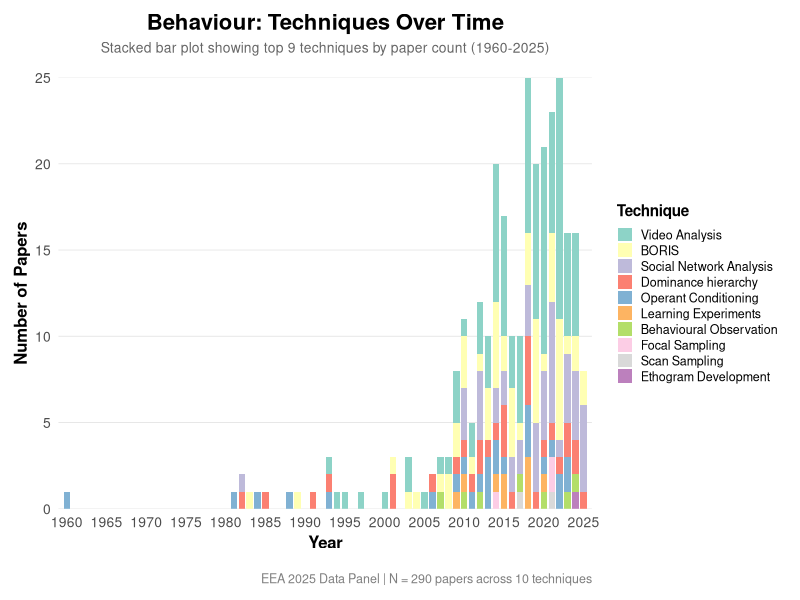
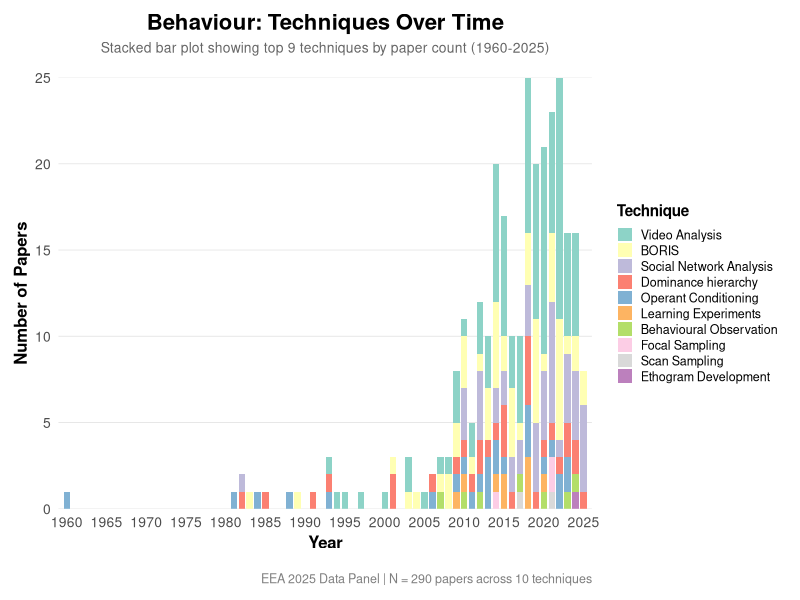
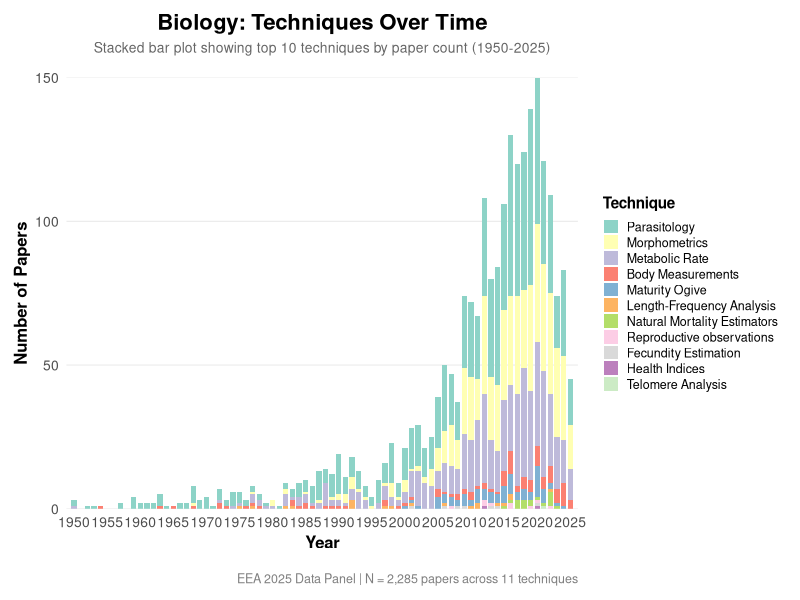
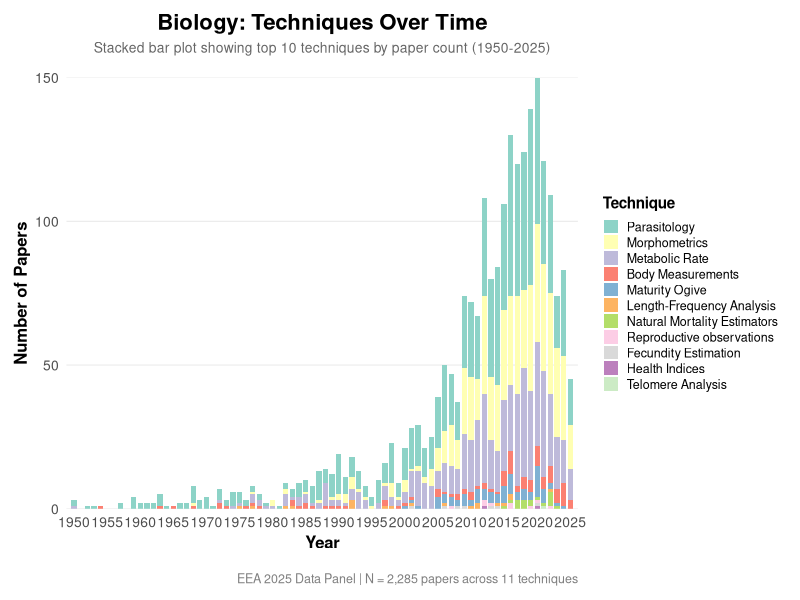
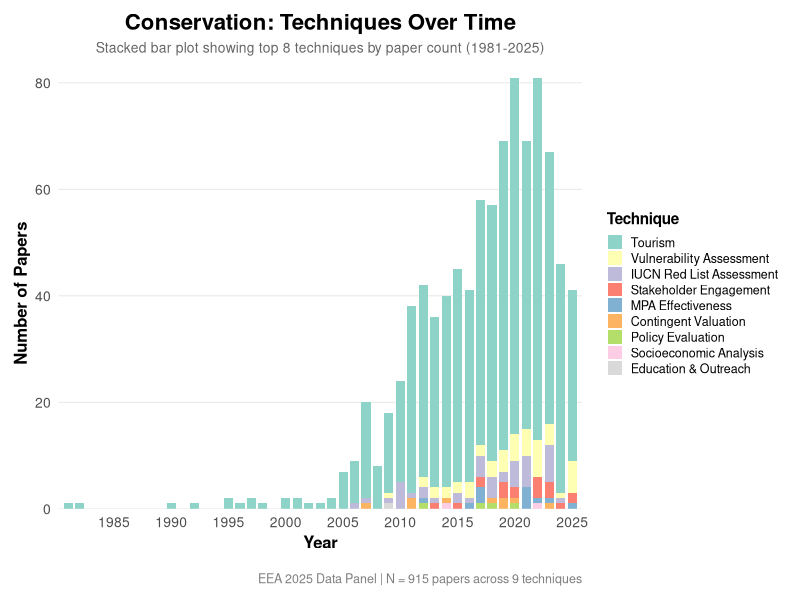
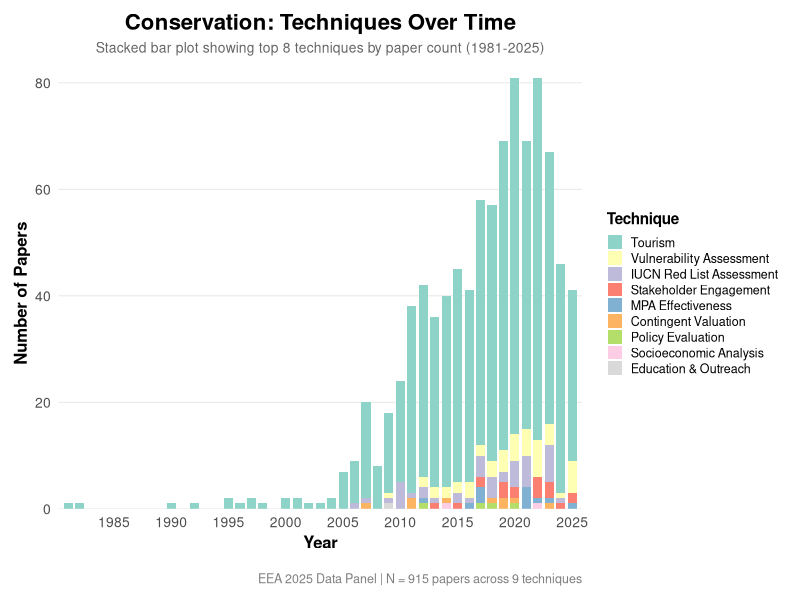
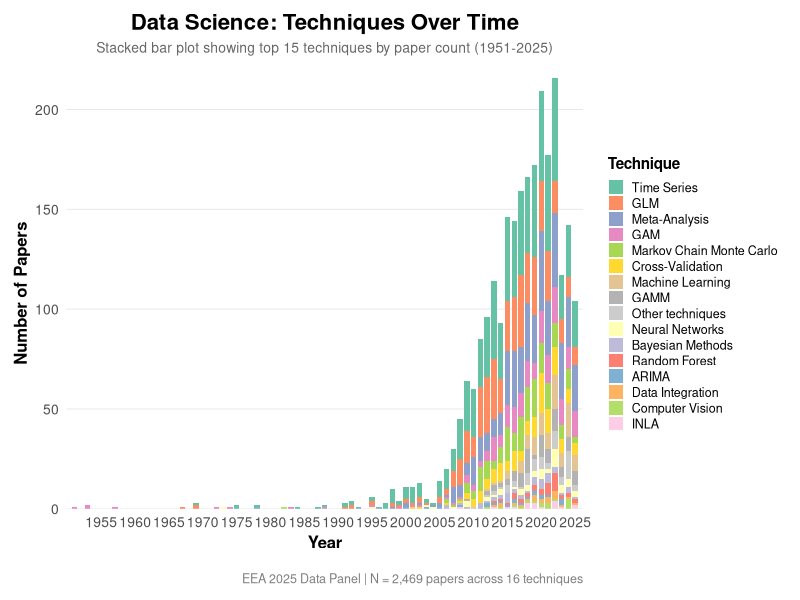
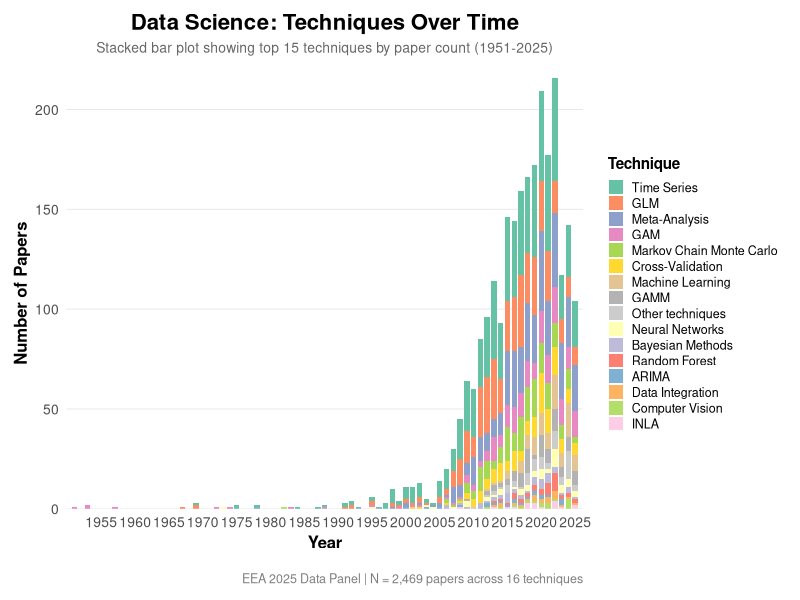

Here is the R script that generated these plots, in order:
#!/usr/bin/env Rscript
# ============================================================================
# STACKED BAR PLOTS: TECHNIQUES PER DISCIPLINE PER YEAR
# ============================================================================
# Purpose: Create 8 stacked bar plots (one per discipline) showing technique
#          usage over time, following Tiktak et al. 2020 style
#
# Reference: guuske barplot.png
#   - Vertical stacked bars
#   - X-axis: Years
#   - Y-axis: Number of studies/papers
#   - Stacked segments: Different techniques (color-coded)
#
# Outputs: 8 PNG + 8 PDF files (one pair per discipline)
#
# Author: EEA 2025 Data Panel
# Date: 2025-10-26
# ============================================================================

library(tidyverse)
library(scales)
library(viridis)
library(RColorBrewer)

# ============================================================================
# LOAD DATA
# ============================================================================

cat("\n=== LOADING DATA ===\n")

# Load technique data by discipline and year
technique_data <- read_csv(
  "outputs/analysis/techniques_per_discipline_per_year.csv",
  show_col_types = FALSE
)

cat(sprintf("Loaded %s technique-year records\n", comma(nrow(technique_data))))
cat(sprintf("Disciplines: %s\n", paste(unique(technique_data$primary_discipline), collapse = ", ")))

# Load trend analysis to get classification info
trend_analysis <- read_csv(
  "outputs/analysis/technique_trends_analysis.csv",
  show_col_types = FALSE
)

# ============================================================================
# DATA PREPARATION
# ============================================================================

cat("\n=== PREPARING DATA ===\n")

# Add classification to technique data
technique_data <- technique_data %>%
  left_join(
    trend_analysis %>% select(primary_discipline, technique_name, classification),
    by = c("primary_discipline", "technique_name")
  )

# For each discipline, identify top techniques to display
# (to avoid too many legend items, we'll show top 15-20 techniques and group rest as "Other")

MAX_TECHNIQUES_SHOWN <- 15

# Function to prepare data for one discipline
prepare_discipline_data <- function(disc_code, disc_name) {

  disc_data <- technique_data %>%
    filter(primary_discipline == disc_code)

  # Get top techniques by total paper count
  top_techniques <- disc_data %>%
    group_by(technique_name) %>%
    summarise(total_papers = sum(paper_count), .groups = "drop") %>%
    arrange(desc(total_papers)) %>%
    slice_head(n = MAX_TECHNIQUES_SHOWN) %>%
    pull(technique_name)

  # Group others
  disc_data_grouped <- disc_data %>%
    mutate(
      technique_display = ifelse(
        technique_name %in% top_techniques,
        technique_name,
        "Other techniques"
      )
    ) %>%
    group_by(primary_discipline, full_name, year, technique_display) %>%
    summarise(
      paper_count = sum(paper_count),
      .groups = "drop"
    )

  return(disc_data_grouped)
}

# ============================================================================
# CREATE STACKED BAR PLOTS
# ============================================================================

cat("\n=== CREATING STACKED BAR PLOTS ===\n")

# Discipline info
disciplines <- tribble(
  ~code, ~name,
  "BEH", "Behaviour",
  "BIO", "Biology",
  "CON", "Conservation",
  "DATA", "Data Science",
  "FISH", "Fisheries",
  "GEN", "Genetics",
  "MOV", "Movement",
  "TRO", "Trophic Ecology"
)

# Create plot for each discipline
for (i in 1:nrow(disciplines)) {
  disc_code <- disciplines$code[i]
  disc_name <- disciplines$name[i]

  cat(sprintf("\nProcessing: %s (%s)\n", disc_name, disc_code))

  # Prepare data
  plot_data <- prepare_discipline_data(disc_code, disc_name)

  # Get year range
  year_min <- min(plot_data$year)
  year_max <- max(plot_data$year)

  # Count techniques shown
  n_techniques <- n_distinct(plot_data$technique_display)

  cat(sprintf("  Years: %d - %d\n", year_min, year_max))
  cat(sprintf("  Techniques shown: %d\n", n_techniques))
  cat(sprintf("  Total records: %d\n", nrow(plot_data)))

  # Create color palette
  # Use a combination of Set2, Set3, and Paired for better distinction
  if (n_techniques <= 8) {
    colors <- brewer.pal(max(3, n_techniques), "Set2")
  } else if (n_techniques <= 12) {
    colors <- brewer.pal(max(3, n_techniques), "Set3")
  } else {
    colors <- c(
      brewer.pal(8, "Set2"),
      brewer.pal(8, "Set3"),
      brewer.pal(min(8, n_techniques - 16), "Paired")
    )[1:n_techniques]
  }

  # Make "Other techniques" grey if present
  technique_levels <- plot_data %>%
    group_by(technique_display) %>%
    summarise(total = sum(paper_count), .groups = "drop") %>%
    arrange(desc(total)) %>%
    pull(technique_display)

  if ("Other techniques" %in% technique_levels) {
    other_idx <- which(technique_levels == "Other techniques")
    colors[other_idx] <- "grey80"
  }

  # Create plot
  p <- ggplot(plot_data, aes(x = year, y = paper_count, fill = factor(technique_display, levels = technique_levels))) +
    geom_col(width = 0.8, color = NA) +
    scale_fill_manual(
      values = colors,
      name = "Technique"
    ) +
    scale_x_continuous(
      breaks = seq(
        ceiling(year_min / 5) * 5,
        floor(year_max / 5) * 5,
        by = 5
      ),
      expand = c(0.01, 0)
    ) +
    scale_y_continuous(
      expand = c(0, 0),
      labels = comma
    ) +
    labs(
      title = sprintf("%s: Techniques Over Time", disc_name),
      subtitle = sprintf("Stacked bar plot showing top %d techniques by paper count (%d-%d)",
                        min(MAX_TECHNIQUES_SHOWN, n_techniques - 1), year_min, year_max),
      x = "Year",
      y = "Number of Papers",
      caption = sprintf("EEA 2025 Data Panel | N = %s papers across %d techniques",
                       comma(sum(plot_data$paper_count)), n_techniques)
    ) +
    theme_minimal(base_size = 12) +
    theme(
      plot.background = element_rect(fill = "white", color = NA),
      panel.background = element_rect(fill = "white", color = NA),
      panel.grid.major.x = element_blank(),
      panel.grid.minor = element_blank(),
      panel.grid.major.y = element_line(color = "grey90", linewidth = 0.3),
      axis.text = element_text(size = 10),
      axis.title = element_text(size = 12, face = "bold"),
      plot.title = element_text(size = 16, face = "bold", hjust = 0.5, margin = margin(b = 5)),
      plot.subtitle = element_text(size = 10, hjust = 0.5, color = "grey40", margin = margin(b = 15)),
      plot.caption = element_text(size = 9, color = "grey50", margin = margin(t = 15)),
      legend.position = "right",
      legend.title = element_text(size = 11, face = "bold"),
      legend.text = element_text(size = 9),
      legend.key.size = unit(0.4, "cm"),
      plot.margin = margin(t = 10, r = 10, b = 10, l = 10)
    ) +
    guides(fill = guide_legend(ncol = 1))

  # Save PNG
  png_file <- sprintf("outputs/figures/%s_techniques_stacked.png", disc_code)
  ggsave(
    png_file,
    plot = p,
    width = 12,
    height = 8,
    dpi = 300,
    bg = "white"
  )

  # Save PDF
  pdf_file <- sprintf("outputs/figures/%s_techniques_stacked.pdf", disc_code)
  ggsave(
    pdf_file,
    plot = p,
    width = 12,
    height = 8,
    bg = "white"
  )

  cat(sprintf("  ✓ Saved: %s (%.1f KB)\n", basename(png_file), file.size(png_file) / 1024))
  cat(sprintf("  ✓ Saved: %s (%.1f KB)\n", basename(pdf_file), file.size(pdf_file) / 1024))
}

# ============================================================================
# SUMMARY
# ============================================================================

cat("\n")
cat(paste0(strrep("=", 80), "\n"))
cat("STACKED BAR PLOTS COMPLETE\n")
cat(paste0(strrep("=", 80), "\n\n"))

cat("FILES CREATED:\n")
for (i in 1:nrow(disciplines)) {
  disc_code <- disciplines$code[i]
  disc_name <- disciplines$name[i]
  cat(sprintf("  %s: %s_techniques_stacked.png + .pdf\n", disc_name, disc_code))
}

cat("\nTotal: 16 files (8 PNG + 8 PDF)\n")
cat("\n")
cat(paste0(strrep("=", 80), "\n"))
cat("Ready for Phase 3: Geographic Visualizations\n")
cat(paste0(strrep("=", 80), "\n"))
